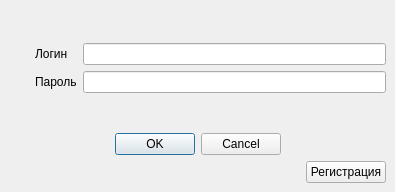
<?xml version="1.0" encoding="UTF-8"?>
<ui version="4.0">
 <class>Login</class>
 <widget class="QMainWindow" name="Login">
  <property name="geometry">
   <rect>
    <x>0</x>
    <y>0</y>
    <width>395</width>
    <height>192</height>
   </rect>
  </property>
  <property name="windowTitle">
   <string>Вход</string>
  </property>
  <widget class="QWidget" name="centralwidget">
   <layout class="QVBoxLayout" name="verticalLayout_2">
    <item>
     <layout class="QHBoxLayout" name="horizontalLayout_2">
      <item>
       <widget class="QLabel" name="label_3">
        <property name="maximumSize">
         <size>
          <width>100</width>
          <height>100</height>
         </size>
        </property>
        <property name="text">
         <string/>
        </property>
        <property name="pixmap">
         <pixmap resource="../../res.qrc">:/img/img/Vgafk.png</pixmap>
        </property>
        <property name="scaledContents">
         <bool>true</bool>
        </property>
       </widget>
      </item>
      <item>
       <spacer name="horizontalSpacer_3">
        <property name="orientation">
         <enum>Qt::Horizontal</enum>
        </property>
        <property name="sizeType">
         <enum>QSizePolicy::Fixed</enum>
        </property>
        <property name="sizeHint" stdset="0">
         <size>
          <width>13</width>
          <height>20</height>
         </size>
        </property>
       </spacer>
      </item>
      <item>
       <layout class="QVBoxLayout" name="verticalLayout">
        <item>
         <spacer name="verticalSpacer">
          <property name="orientation">
           <enum>Qt::Vertical</enum>
          </property>
          <property name="sizeHint" stdset="0">
           <size>
            <width>20</width>
            <height>40</height>
           </size>
          </property>
         </spacer>
        </item>
        <item>
         <layout class="QFormLayout" name="formLayout">
          <item row="0" column="0">
           <widget class="QLabel" name="label">
            <property name="text">
             <string>Логин</string>
            </property>
           </widget>
          </item>
          <item row="0" column="1">
           <widget class="QLineEdit" name="line_login"/>
          </item>
          <item row="1" column="0">
           <widget class="QLabel" name="label_2">
            <property name="text">
             <string>Пароль</string>
            </property>
           </widget>
          </item>
          <item row="1" column="1">
           <widget class="QLineEdit" name="line_password">
            <property name="echoMode">
             <enum>QLineEdit::Password</enum>
            </property>
           </widget>
          </item>
         </layout>
        </item>
        <item>
         <spacer name="verticalSpacer_2">
          <property name="orientation">
           <enum>Qt::Vertical</enum>
          </property>
          <property name="sizeHint" stdset="0">
           <size>
            <width>20</width>
            <height>40</height>
           </size>
          </property>
         </spacer>
        </item>
       </layout>
      </item>
     </layout>
    </item>
    <item>
     <layout class="QHBoxLayout" name="horizontalLayout">
      <item>
       <spacer name="horizontalSpacer">
        <property name="orientation">
         <enum>Qt::Horizontal</enum>
        </property>
        <property name="sizeHint" stdset="0">
         <size>
          <width>40</width>
          <height>20</height>
         </size>
        </property>
       </spacer>
      </item>
      <item>
       <widget class="QDialogButtonBox" name="buttonBox">
        <property name="standardButtons">
         <set>QDialogButtonBox::Cancel|QDialogButtonBox::Ok</set>
        </property>
       </widget>
      </item>
      <item>
       <spacer name="horizontalSpacer_2">
        <property name="orientation">
         <enum>Qt::Horizontal</enum>
        </property>
        <property name="sizeHint" stdset="0">
         <size>
          <width>40</width>
          <height>20</height>
         </size>
        </property>
       </spacer>
      </item>
     </layout>
    </item>
    <item>
     <layout class="QHBoxLayout" name="horizontalLayout_3">
      <item>
       <spacer name="horizontalSpacer_5">
        <property name="orientation">
         <enum>Qt::Horizontal</enum>
        </property>
        <property name="sizeHint" stdset="0">
         <size>
          <width>40</width>
          <height>20</height>
         </size>
        </property>
       </spacer>
      </item>
      <item>
       <widget class="QPushButton" name="btn_register">
        <property name="text">
         <string>Регистрация</string>
        </property>
       </widget>
      </item>
     </layout>
    </item>
   </layout>
  </widget>
 </widget>
 <resources>
  <include location="../../res.qrc"/>
 </resources>
 <connections/>
</ui>
